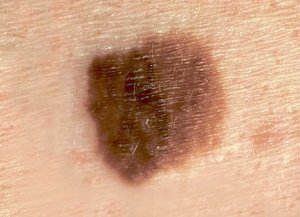
#> input picture img/malignant1.jpg, 300 x 217 px, found by its file name
$ python color.py   (older library calls are emulated)
#> lines starting #> are read from the running program, lines starting #| are printed output that depends on the picture; after the words box and inside, x2 and y2 are one past the last pixel; in counts of white or black regions, pixels touching at a corner belong together
### cv/crop.py
import cv2
import numpy as np
from helper import getMoleContour
from helper import showImage

def crop(image):
    PADDING = 25
    grayscale = cv2.cvtColor(image, cv2.COLOR_BGR2GRAY)
    contour = getMoleContour(grayscale)
    x, y, w, h = cv2.boundingRect(contour)
    x -= PADDING
    y -= PADDING
    if w < PADDING * 2 and h < PADDING * 2:
        raise Error("Picture is waay too small!!!")
    return image[y:y+h+PADDING*2,x:x+w+PADDING*2]

# [9 lines that do not run on import are left out]

### cv/helper.py
import cv2

# NOTE: The given image must be a greyscale image
def getMoleContour(greyscale):
    THRESHOLD = 125
    MAX_VALUE = 180
    ret, thresh = cv2.threshold(greyscale, THRESHOLD, MAX_VALUE, cv2.THRESH_BINARY_INV) # Binary mask
    im2, contours, hierarchy = cv2.findContours(thresh, cv2.RETR_EXTERNAL, cv2.CHAIN_APPROX_NONE)
    # Check to make sure there actually is a contour
    if len(contours) == 0:
        raise Error("No contours found!")
    # Only find the longest one
    longestContour = []
    for i in range(len(contours)):
        if len(contours[i]) > len(longestContour):
            longestContour = contours[i]
    return longestContour

def showImage(image):
    cv2.imshow("image", image)
    cv2.waitKey(0)
    cv2.destroyAllWindows()

### cv/color.py
import cv2
import itertools
import numpy as np
from helper import showImage
from crop import crop
from sklearn.cluster import KMeans

def calculateColoring(image, debug=False):
    # Reshapes the image to a giant vector of pixels & the 3 GRB channels
    pixelChannels = image.reshape((-1, 3))
    pixelChannels = np.float32(pixelChannels)
    # Clusters the channels for all the pixels
    criteria = (cv2.TERM_CRITERIA_EPS + cv2.TERM_CRITERIA_MAX_ITER, 10, 1.0)
    _, labels, centers = cv2.kmeans(pixelChannels, 3, None, criteria, 10, cv2.KMEANS_RANDOM_CENTERS)
    # Debugging / Testing stuff
    if debug:
        centersInt = np.uint8(centers)
        clusterImg = centersInt[labels.flatten()]
        clusterImg = clusterImg.reshape((image.shape))
        showImage(clusterImg)
    # Estimates the skin color by averaging the colors in the 4 corners
    w, h, _ = image.shape
    skinColor = [0, 0, 0]
    skinColor += image[0][0]
    skinColor += image[0][h - 1]
    skinColor += image[w - 1][0]
    skinColor += image[w - 1][h - 1]
    skinColor /= 3
    # Euclidean distances between each cluster center
    meanSquareErr = 0
    for (c1, c2) in itertools.combinations(centers, 2):
        for k in range(3):
            dist = abs(c1[k] - c2[k])
            # TODO: Normalize against skin color
            meanSquareErr += dist
    return meanSquareErr

if __name__ == "__main__":
    # Tests
    img = cv2.imread("./img/malignant1.jpg")
#> img is the input picture: shape (217, 300, 3); mean B, G, R 130.4, 160.3, 204.6
    print(calculateColoring(crop(img), debug=True))
#> in crop, `grayscale = cv2.cvtColor(image, cv2.COLOR_BGR2GRAY)`:
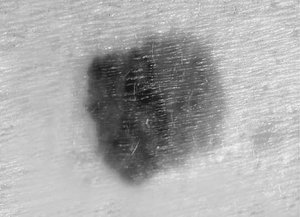
#> grayscale: shape (217, 300); min 14, max 245, mean 170.2
#> in getMoleContour, `ret, thresh = cv2.threshold(greyscale, THRESHOLD, MAX_VALUE, cv2.THRES..`:
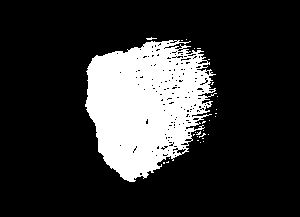
#> thresh: shape (217, 300); values 0 (black) and 180 (white), 19.3% white; 28 white regions (27 under 20 px)
#> in getMoleContour, `ret, thresh = cv2.threshold(greyscale, THRESHOLD, MAX_VALUE, cv2.THRES..`: ret = 125
#> in getMoleContour, `im2, contours, hierarchy = cv2.findContours(thresh, cv2.RETR_EXTERNAL,..`: contours = 28 contours, 27 with area under 20; largest, box (x1, y1, x2, y2) and area: (85, 40, 217, 182) 12560
#> the loop in getMoleContour, `for i in range(len(contours)):` made 28 passes
#> longestContour on pass 1: [[163, 162], [163, 163], [164, 163], [164, 162]]
#> after the loop in getMoleContour, `for i in range(len(contours)):`: longestContour = contour of 831 points, box (x1, y1, x2, y2) (85, 40, 217, 182), area 12560
#> in crop, `contour = getMoleContour(grayscale)`: contour has the same summary as longestContour in getMoleContour
#> in crop, `x, y, w, h = cv2.boundingRect(contour)`: x = 85; y = 40; w = 132; h = 142
#> in crop, `x -= PADDING`: x = 60
#> in crop, `y -= PADDING`: y = 15
#> in crop, `return image[y:y+h+PADDING*2,x:x+w+PADDING*2]`:
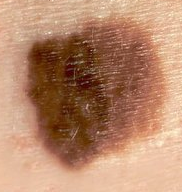
#> returned value: shape (192, 182, 3); mean of channels 0, 1, 2 107.1, 135.7, 182.3; drawn as B, G, R
#> in calculateColoring, `_, labels, centers = cv2.kmeans(pixelChannels, 3, None, criteria, 10, ..`: centers = [[154.3, 184.1, 225.7], [30.36, 59.78, 107.6], [92.73, 117.2, 174.2]]
#> in calculateColoring, `centersInt = np.uint8(centers)`: centersInt = [[154, 184, 225], [30, 59, 107], [92, 117, 174]]
#> in calculateColoring, `clusterImg = clusterImg.reshape((image.shape))`:
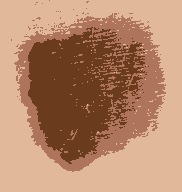
#> clusterImg: shape (192, 182, 3); mean of channels 0, 1, 2 106.7, 135.4, 181.7; drawn as B, G, R
#> in calculateColoring, `skinColor += image[0][0]`: skinColor = [136, 169, 218]
#> in calculateColoring, `skinColor += image[0][h - 1]`: skinColor = [271, 337, 431]
#> in calculateColoring, `skinColor += image[w - 1][0]`: skinColor = [433, 529, 664]
#> in calculateColoring, `skinColor += image[w - 1][h - 1]`: skinColor = [608, 731, 903]
#> (the run stopped early here; a loop or call above may not have finished)
